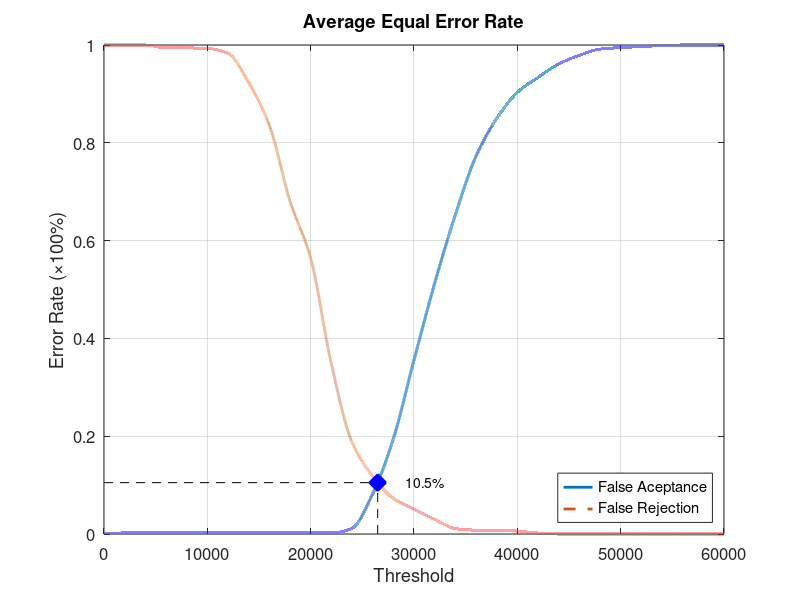
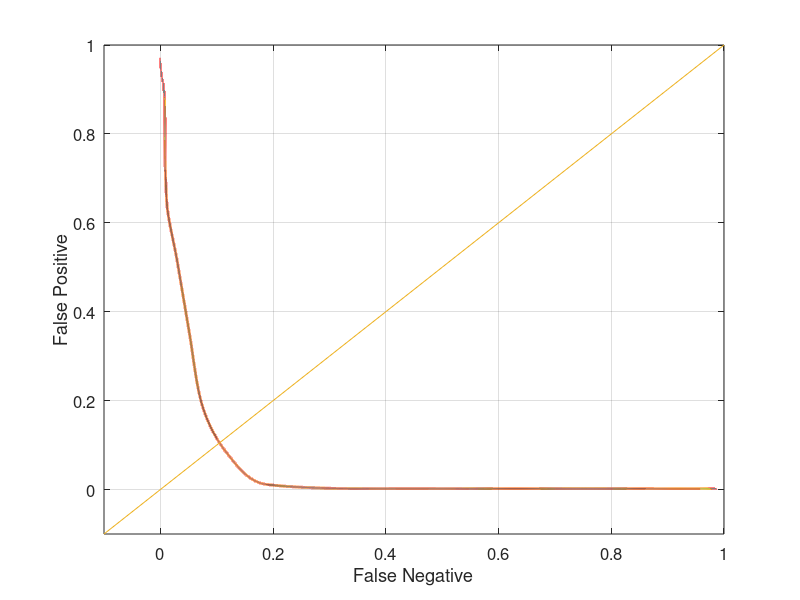

Recreate these plots in MATLAB, in order.
function yEER = Database2Average
close all;
clear;
clc;
x = 0:2000:60000;
xq = 0:0.5:60000;

y0 = [0 0.00210526 0.00210526 0.00210526 0.00210526 0.00210526 0.00210526 0.00210526 0.00210526 0.00210526 0.00210526 0.00210526 0.0115789 0.0821053 0.194737 0.355789 0.512632 0.652632 0.772632 0.849474 0.903158 0.933684 0.961053 0.978947 0.991579 0.994737 0.996842 0.998947 1 1 1];
yy0 = interp1(x, y0, xq, 'pchip');
y1 = [1 1 1 0.994 0.994 0.993 0.983 0.923 0.836 0.681 0.564 0.348 0.188 0.118 0.073 0.051 0.03 0.011 0.008 0.008 0.006 0.002 0 0 0 0 0 0 0 0 0];
yy1 = interp1(x, y1, xq, 'pchip');

% Calculating EER: 
y2 = abs(y0 - y1);
find(y2 == min(y2))
yy2 = abs(yy0 - yy1);
xEER = find(yy2 == min(yy2));
xEERIndex = xq(xEER) % X-axis EER
yEER = yy0(xEER) % Y-axis EER

main = figure
plot(xq, yy0,'-','LineWidth', 2);	hold on
plot(xq, yy1,'--','LineWidth', 2);	hold on
plot([xEERIndex xEERIndex], [0 yEER], 'k--');	hold on
plot([0 xEERIndex], [yEER yEER], 'k--');	hold on
plot(xEERIndex, yEER, 'bx', 'LineWidth', 10);	hold on
text(xEERIndex + 10 * xEERIndex / 100, yEER, [num2str(round((10000 * yEER)) / 100) '%'])
legend('False Aceptance', 'False Rejection', 'Location', 'SouthEast')
xlabel('Threshold')
ylabel('Error Rate (\times100%)')
title('Average Equal Error Rate')
set(gca, 'FontSize', 12)
axis([0 60000 0 1])
grid on

print(main, 'Database2AverageMain', '-dpng');
FNRxFPR = figure('Color', [1 1 1]);
plot(yy1, yy0, '-', yy1, yy0, 'LineWidth', 2);
hold on
y = -0.1:0.1:1
plot(y, y); 
set(gca, 'FontSize', 12)
xlabel('False Negative')
ylabel('False Positive')
axis([-0.1 1 -0.1 1])
set(gca, 'FontSize', 12)
grid on

print(FNRxFPR, 'Database2AverageFNRxFPR','-dpng');
end
